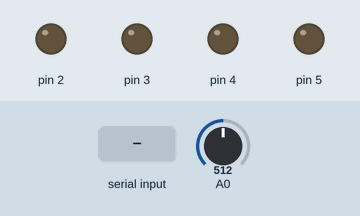
Simulated run of this sketch. Board: Arduino Uno, built with avr-gcc and run on an emulated ATmega328P. Parts: output pins drawn as LEDs (lit = HIGH). Inputs (shaded band) come from the test bench; at power-on: A0 = 512. What the sketch prints to the serial monitor is not drawn.

Above: at 6.7 s.
6.8 s: byte 1 (1) received over Serial
At 7.1 s:
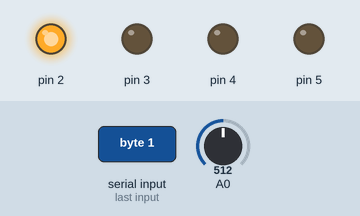
8.3 s: byte 3 (3) received over Serial
At 9.4 s:
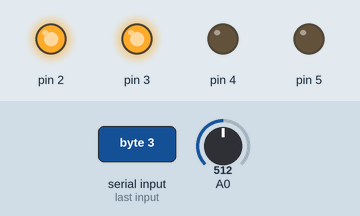
9.8 s: byte 5 (5) received over Serial
At 10.6 s:
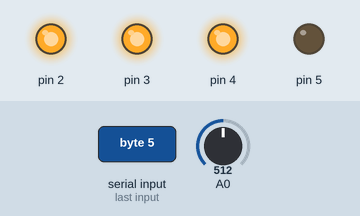
11.3 s: byte 0 (0) received over Serial
At 11.7 s:
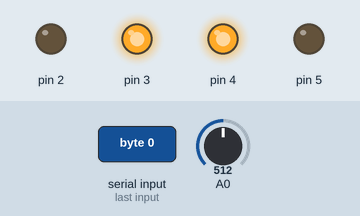
12.8 s: byte 7 (7) received over Serial
At 14.1 s:
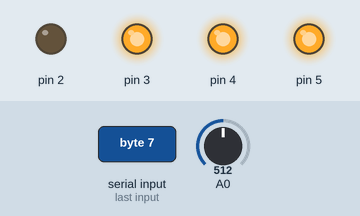
Timing chart, 0 to 15.3 s (numbered marks = the images above; inputs shaded):
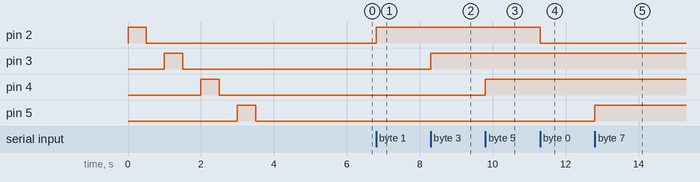

The sketch:

SimpleMaxSketch.ino
```cpp
//
// Simple Max-Connection Sketch
//
// by Darwin Grosse for Cycling '74
//
// Note: This sketch uses simple coding - rather than efficient coding. No attempt is made to be clever - rather,
// the goal is to make a sketch that will be easy for people to modify regardless of experience level.
//
// --------------------------------------------------------------------------------------------------------------

// variable setup
byte incoming;          // this is where we will store incoming serial data
byte last_analog = -1;  // we start with a negative number so that the first reading will give us a new value!

// the setup part of the sketch
void setup() {

  // we need to set up the serial port for communication with the computer
  Serial.begin(57600);

  // we need to set up the four digital pins for output. We will also flash the lights to show we have
  // a good program.
  for (int i=2; i<=5; i++) {    // scan through pins 2-5
    pinMode(i, OUTPUT);         // set the pin for OUTPUT
    digitalWrite(i, HIGH);      // turn the pin ON
    delay(500);                 // wait a half-second
    digitalWrite(i, LOW);       // turn the pin OFF
    delay(500);                 // wait another half-second
  }

}  // end of setup

// the loop part of the sketch
void loop() {

  // This is where we take data coming from the computer and use it to turn on the LEDs
  // ----------------------------------------------------------------------------------
  if (Serial.available() > 0) {  // if we have incoming data from the computer...
    incoming = Serial.read();    // get one byte from the serial port

    switch (incoming) {
      case 0:                    // if the byte is 0
        digitalWrite(2, LOW);    // turn off pin 2
        break;
      case 1:                    // if the byte is 1
        digitalWrite(2, HIGH);   // turn on pin 2
        break;
      case 2:                    // if the byte is 2
        digitalWrite(3, LOW);    // turn off pin 3
        break;
      case 3:                    // if the byte is 3
        digitalWrite(3, HIGH);   // turn on pin 3
        break;
      case 4:                    // if the byte is 4
        digitalWrite(4, LOW);    // turn off pin 4
        break;
      case 5:                    // if the byte is 5
        digitalWrite(4, HIGH);   // turn on pin 4
        break;
      case 6:                    // if the byte is 6
        digitalWrite(5, LOW);    // turn off pin 5
        break;
      case 7:                    // if the byte is 7
        digitalWrite(5, HIGH);   // turn on pin 5
        break;
    }
  }  // end of if for Serial.available()

  // This is where is check the current value of the potentiometer, and send the value if it has changed.
  // ----------------------------------------------------------------------------------------------------
  incoming = analogRead(0) >> 3;  // get the current value of the control
                                  // strip the 3 lowest bits - to prevent jitter, and to put the value
                                  // in the typical MIDI range of 0 - 127

  if (incoming != last_analog) { // make sure it has changed...
    Serial.write(incoming);      // send the byte to the computer
    last_analog = incoming;      // save the new data
  }  // end of if values have changed

} // end of loop()
```

Measured:
- after the input at 6.8 s, pin 2: LOW → HIGH at once
- after the input at 8.3 s, pin 3: LOW → HIGH at once
- after the input at 9.8 s, pin 4: LOW → HIGH at once
- after the input at 11.3 s, pin 2: HIGH → LOW at once
- after the input at 12.8 s, pin 5: LOW → HIGH at once
